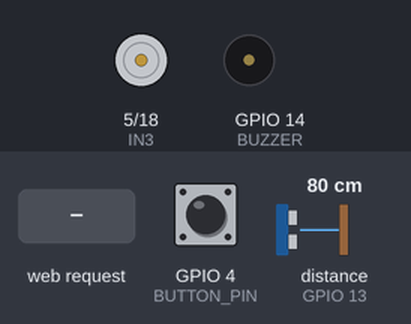
Bench run of a sketch on a simulated ESP32. Parts: motor-driver pin pairs drawn as motors (green arrow = first pin HIGH = forward, orange = second pin HIGH = backward, longer = more drive, scaled by the enable pin), buzzer (waves = sounding, pin HIGH). Wiring (inferred from the names in the program): ultrasonic range finder: trigger GPIO 12; echo GPIO 13. The inputs (shaded band) are chosen by the test bench; at power-on: GPIO 4 (BUTTON_PIN) HIGH, distance to the obstacle (sensor on GPIO 13) 80 cm. The echo pulse lasts 58.3 µs per cm; WiFi joins after 1.5 s; servers stay silent unless stated; pins used as bus, display or sensor lines are not drawn; what the sketch prints to the serial monitor is not drawn.

Above: at 2.7 s.
2.8 s: HTTP request GET /alarm received
At 2.95 s:
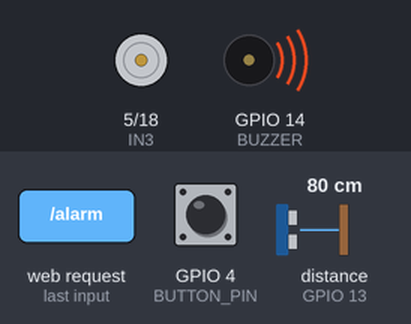
5.8 s: GPIO 4 (BUTTON_PIN) pulled LOW for 0.15 s
At 6.3 s:
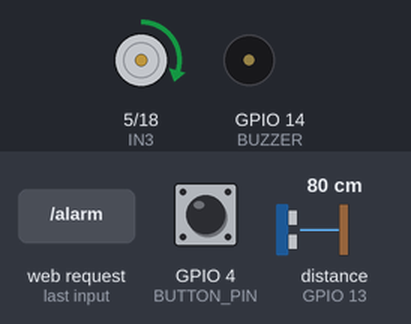
8.9 s: distance to the obstacle (sensor on GPIO 13) set to 19 cm
11.7 s: distance to the obstacle (sensor on GPIO 13) set to 15 cm
At 14.3 s:
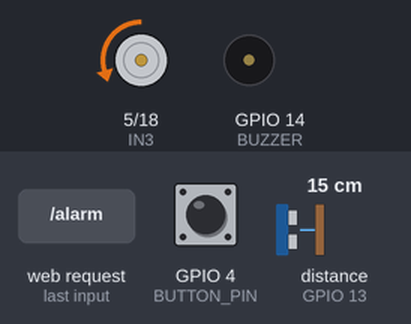
14.7 s: HTTP request GET /alarm received
At 14.85 s:
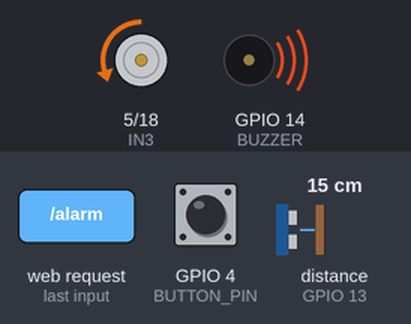
17.7 s: GPIO 4 (BUTTON_PIN) pulled LOW for 1 s
At 21.4 s:
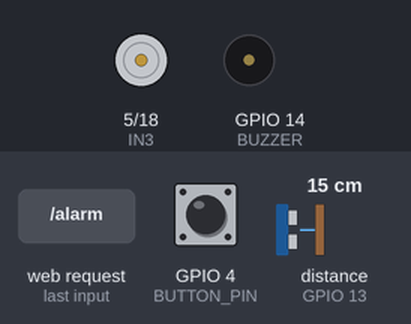
Timing chart, 0 to 26.9 s (numbered marks = the images above; inputs shaded):
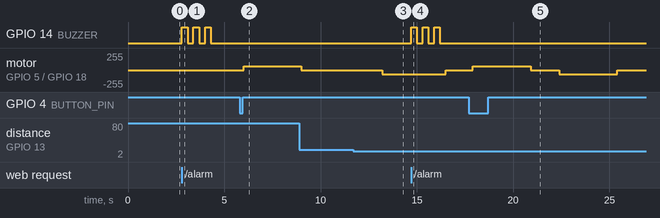

The sketch:

motor.ino
```cpp
#include <WiFi.h>
#include <WebServer.h>
#include <HTTPClient.h>

const char* ssid = "Nhan ice";
const char* password = "12345679";

const int ENB_PIN = 22;
const int IN3 = 5;
const int IN4 = 18;

const int BUTTON_PIN = 4;
const int TRIG_PIN = 12;
const int ECHO_PIN = 13;
const int BUZZER = 14;

const char* pythonServerIP = "http://172.20.10.13:5000"; // IP CỦA LAPTOP
unsigned long lastApproachTime = 0;
unsigned long lastButtonPress = 0;

WebServer server(80);
int doorState = 0;
unsigned long stateStartTime = 0;

// BIẾN PHÂN BIỆT ĐI VÀO HAY ĐI RA
bool isExiting = false;

const int pwmSpeed = 60;

void guiThongBaoWeb(String endpoint) {
  if (WiFi.status() == WL_CONNECTED) {
    HTTPClient http;
    http.setTimeout(500);
    http.begin(String(pythonServerIP) + endpoint);
    http.GET();
    http.end();
  }
}

int getDistance() {
  digitalWrite(TRIG_PIN, LOW); delayMicroseconds(2);
  digitalWrite(TRIG_PIN, HIGH); delayMicroseconds(10);
  digitalWrite(TRIG_PIN, LOW);
  long duration = pulseIn(ECHO_PIN, HIGH, 30000);
  if (duration == 0) return 999;
  return duration * 0.034 / 2;
}

void startDoorCycle() {
  if (doorState == 0) {
    doorState = 1;
    stateStartTime = millis();
    Serial.println(">>> MOTOR: Dang mo cua DI LEN (3s)...");

    digitalWrite(IN3, HIGH);
    digitalWrite(IN4, LOW);
    analogWrite(ENB_PIN, pwmSpeed);
  }
}

void handleDoorStates() {
  if (doorState == 0) return;
  unsigned long currentMillis = millis();

  // 1. Đang mở cửa -> Kiểm tra đủ 2.8s chưa
  if (doorState == 1 && (currentMillis - stateStartTime >= 3000)) {
    doorState = 2;

    if (isExiting) {
        Serial.println(">>> MOTOR: Mo cua xong. CHO XE DI QUA CAM BIEN DE DONG...");
    } else {
        Serial.println(">>> MOTOR: Mo cua xong. CHO BAM NUT DE DONG...");
    }

    digitalWrite(IN3, LOW);
    digitalWrite(IN4, LOW);
    analogWrite(ENB_PIN, 0);
  }

  else if (doorState == 3 && (currentMillis - stateStartTime >= 3000)) {
    doorState = 0;
    Serial.println(">>> MOTOR: Hoan thanh. Khoa cua.");

    digitalWrite(IN3, LOW);
    digitalWrite(IN4, LOW);
    analogWrite(ENB_PIN, 0);
  }
}

void setup() {
  Serial.begin(115200);

  pinMode(ENB_PIN, OUTPUT);
  pinMode(IN3, OUTPUT);
  pinMode(IN4, OUTPUT);

  pinMode(BUTTON_PIN, INPUT_PULLUP);
  pinMode(TRIG_PIN, OUTPUT);
  pinMode(ECHO_PIN, INPUT_PULLUP);
  pinMode(BUZZER, OUTPUT);

  digitalWrite(BUZZER, LOW);

  WiFi.begin(ssid, password);
  while (WiFi.status() != WL_CONNECTED) {
    delay(500);
  }

  Serial.println("\nKết nối Wi-Fi thành công!");
  Serial.print("IP Motor: ");
  Serial.println(WiFi.localIP());

  server.on("/open", HTTP_GET, []() {
    server.send(200, "text/plain", "OK");
    isExiting = false; // Đánh dấu là đang đi VÀO
    startDoorCycle();
  });

  server.on("/alarm", HTTP_GET, []() {
    server.send(200, "text/plain", "Dang hu coi!");
    Serial.println(">>> MOTOR: NHAN LENH HU COI BAO DONG!");

    for(int i = 0; i < 3; i++) {
      digitalWrite(BUZZER, HIGH);
      delay(300);
      digitalWrite(BUZZER, LOW);
      delay(300);
    }
  });

  server.begin();
}

void loop() {
  if (WiFi.status() != WL_CONNECTED) WiFi.reconnect();
  server.handleClient();
  handleDoorStates();

  int distance = getDistance();

  if (distance > 0 && distance <= 15 && doorState == 0 && (millis() - lastApproachTime > 10000)) {
    Serial.println(">>> Sieu am thay xe! Bao cho Python...");
    guiThongBaoWeb("/vehicle_approaching");
    lastApproachTime = millis();
  }

  if (distance > 0 && distance <= 15 && doorState == 2 && isExiting == true) {
    Serial.println(">>> SIÊU ÂM: Xe dang qua cong... Chuan bi dong!");
    delay(1500);

    Serial.println(">>> MOTOR: Tu dong dong cua xuong ngay!");
    doorState = 3;
    stateStartTime = millis();

    digitalWrite(IN3, LOW);
    digitalWrite(IN4, HIGH);
    analogWrite(ENB_PIN, pwmSpeed);

    isExiting = false;
  }

  if (digitalRead(BUTTON_PIN) == LOW && (millis() - lastButtonPress > 500)) {
    lastButtonPress = millis();

    if (doorState == 0) {
      Serial.println(">>> NÚT BẤM: Xe di ra -> Mo cua len!");
      guiThongBaoWeb("/exit_update");
      isExiting = true; // Đánh dấu là đang đi RA
      startDoorCycle();
    }
    else if (doorState == 2) {
      Serial.println(">>> NÚT BẤM: Ép dong cua xuong ngay!");
      doorState = 3;
      stateStartTime = millis();

      digitalWrite(IN3, LOW);
      digitalWrite(IN4, HIGH);
      analogWrite(ENB_PIN, pwmSpeed);

      isExiting = false;
    }
  }
}
```

Measured:
- the behaviour switches between 17 and 16 cm on distance to the obstacle (sensor on GPIO 13) (found by bisection; images 2 and 3)
- after the input at 2.8 s, GPIO 14 (BUZZER): alternates HIGH for 0.30 s and LOW for 0.30 s, 6 changes in all, then stays LOW, starting at once
- after the input at 5.8 s, motor on GPIO 5 (IN3) / GPIO 18 (IN4): stopped → forward 60/255 after 0.20 s
- after the input at 11.7 s, motor on GPIO 5 (IN3) / GPIO 18 (IN4): stopped → backward 60/255 after 1.5 s
- after the input at 14.7 s, GPIO 14 (BUZZER): alternates HIGH for 0.30 s and LOW for 0.30 s, 6 changes in all, then stays LOW, starting at once; motor on GPIO 5 (IN3) / GPIO 18 (IN4): backward 60/255 → stopped after 1.8 s instead of 1.5 s
- after the input at 17.7 s, motor on GPIO 5 (IN3) / GPIO 18 (IN4): stopped → forward 60/255 after 0.20 s, → stopped 3.0 s later, → backward 60/255 1.5 s later, → stopped 3.0 s later
